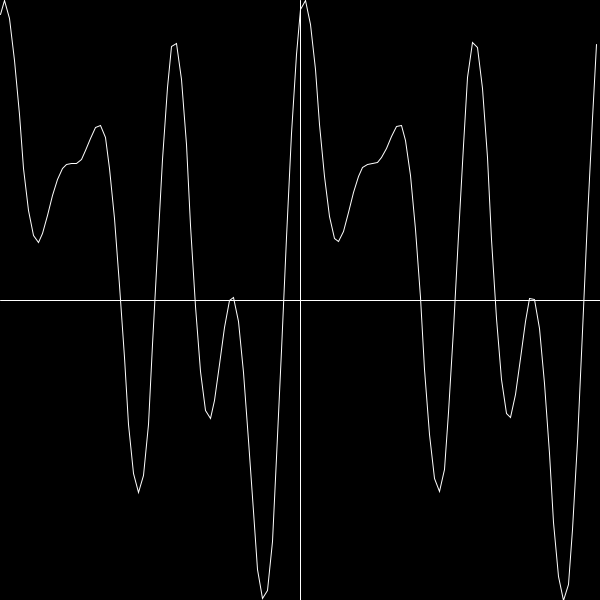
Frame 1 (no input)
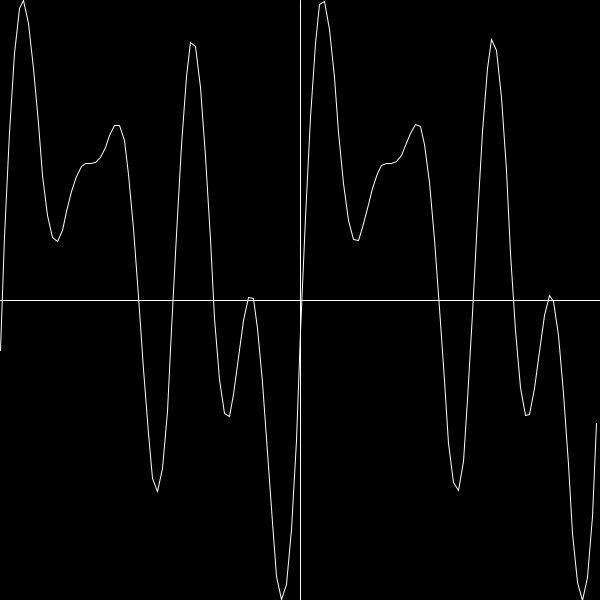
Frame 60 (the mouse pressed at the canvas centre just before this capture)
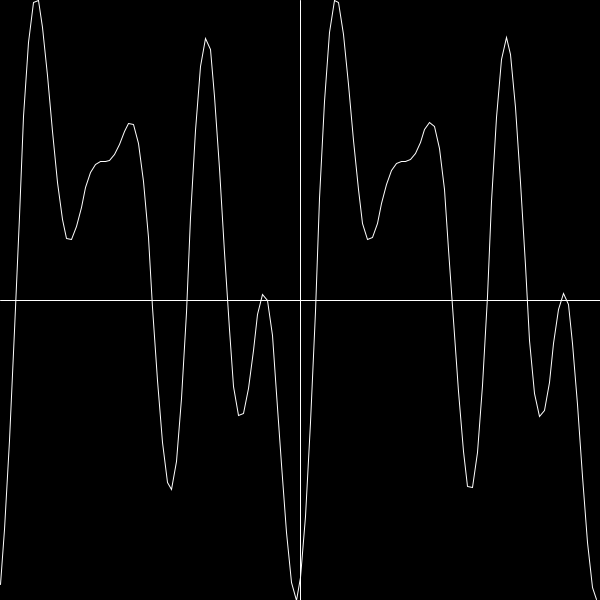
Frame 120 (the mouse held since frame 60 and released just before this capture)

The Processing sketch that drew these frames (run headless with seeded random() and noise(); from frame 60 on, the mouse is pressed at the canvas centre):

// Processing sketch: plotting
// ── plotting.pde
ArrayList<PVector> points = new ArrayList<PVector>();
float min_x = -TWO_PI;
float max_x = TWO_PI;
float step_x = 0.1;
float min_y = 1000000;
float max_y = -1000000;
void setup() {
  size(600, 600);
}

void calcPoints() {
  points.clear();
  min_y = 1000000;
  max_y = -1000000;
  min_x += step_x;
  max_x += step_x;
  float y = 0;
  for (float x = min_x; x < max_x; x += step_x) {
    //float x2 = pow(x,2);
    y = sin(x) + sin(x*2) + cos(x*3) + sin(x*4) + cos(x*5);// + (sin(pow(x,2)));
    points.add(new PVector(x, y));
    if (y < min_y) {
      min_y = y;
    }

    if (y > max_y) {
      max_y = y;
    }
  }
}

void draw() {
  calcPoints();
  background(0);
  stroke(255);
  noFill();
  //fill(255);
  line(width / 2, 0, width / 2, height);
  line(0, height / 2, width, height / 2);
  beginShape();
  for (PVector p : points) {
    float xx = map(p.x, min_x, max_x, 0, width);
    float yy = map(p.y, min_y, max_y, height, 0);
    vertex(xx, yy);
  }
  endShape();
}
